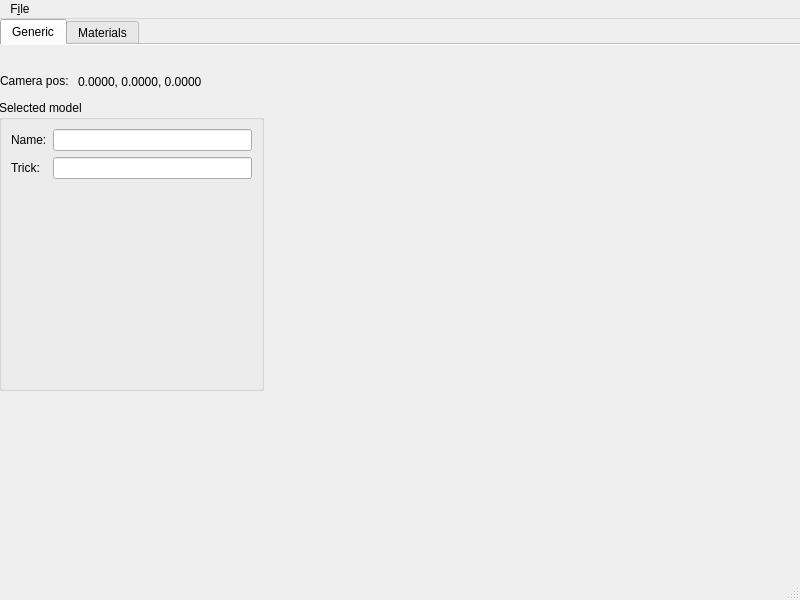
<?xml version="1.0" encoding="UTF-8"?>
<ui version="4.0">
 <class>SideWindow</class>
 <widget class="QMainWindow" name="SideWindow">
  <property name="geometry">
   <rect>
    <x>0</x>
    <y>0</y>
    <width>800</width>
    <height>600</height>
   </rect>
  </property>
  <property name="windowTitle">
   <string>MainWindow</string>
  </property>
  <widget class="QWidget" name="centralwidget">
   <layout class="QHBoxLayout" name="horizontalLayout">
    <property name="leftMargin">
     <number>0</number>
    </property>
    <property name="topMargin">
     <number>0</number>
    </property>
    <property name="rightMargin">
     <number>0</number>
    </property>
    <property name="bottomMargin">
     <number>0</number>
    </property>
    <item>
     <widget class="QTabWidget" name="tabWidget">
      <property name="enabled">
       <bool>true</bool>
      </property>
      <property name="currentIndex">
       <number>0</number>
      </property>
      <property name="documentMode">
       <bool>true</bool>
      </property>
      <widget class="QWidget" name="tab">
       <attribute name="title">
        <string>Generic</string>
       </attribute>
       <widget class="QLabel" name="label">
        <property name="geometry">
         <rect>
          <x>0</x>
          <y>27</y>
          <width>84</width>
          <height>18</height>
         </rect>
        </property>
        <property name="text">
         <string>Camera pos:</string>
        </property>
       </widget>
       <widget class="QLabel" name="labCamPos">
        <property name="geometry">
         <rect>
          <x>78</x>
          <y>28</y>
          <width>226</width>
          <height>18</height>
         </rect>
        </property>
        <property name="text">
         <string>0.0000, 0.0000, 0.0000</string>
        </property>
       </widget>
       <widget class="QGroupBox" name="groupBox">
        <property name="geometry">
         <rect>
          <x>-1</x>
          <y>55</y>
          <width>265</width>
          <height>291</height>
         </rect>
        </property>
        <property name="title">
         <string>Selected model</string>
        </property>
        <layout class="QFormLayout" name="formLayout">
         <item row="2" column="0">
          <widget class="QLabel" name="label_3">
           <property name="text">
            <string>Trick:</string>
           </property>
          </widget>
         </item>
         <item row="2" column="1">
          <widget class="QLineEdit" name="txtTrickName">
           <property name="readOnly">
            <bool>true</bool>
           </property>
          </widget>
         </item>
         <item row="0" column="0">
          <widget class="QLabel" name="label_2">
           <property name="text">
            <string>Name:</string>
           </property>
          </widget>
         </item>
         <item row="0" column="1">
          <widget class="QLineEdit" name="txtModelName">
           <property name="readOnly">
            <bool>true</bool>
           </property>
          </widget>
         </item>
        </layout>
       </widget>
      </widget>
      <widget class="QWidget" name="tab_2">
       <property name="enabled">
        <bool>false</bool>
       </property>
       <attribute name="title">
        <string>Materials</string>
       </attribute>
      </widget>
     </widget>
    </item>
   </layout>
  </widget>
  <widget class="QMenuBar" name="menubar">
   <property name="geometry">
    <rect>
     <x>0</x>
     <y>0</y>
     <width>800</width>
     <height>23</height>
    </rect>
   </property>
   <widget class="QMenu" name="menuFile">
    <property name="title">
     <string>F&amp;ile</string>
    </property>
    <addaction name="actionLoad_Scene_Graph"/>
   </widget>
   <addaction name="menuFile"/>
  </widget>
  <widget class="QStatusBar" name="statusbar"/>
  <action name="actionLoad_Scene_Graph">
   <property name="text">
    <string>Load Scene Graph</string>
   </property>
  </action>
 </widget>
 <resources/>
 <connections/>
</ui>
